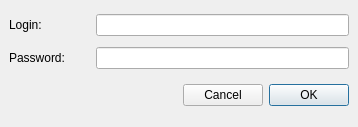
<ui version="4.0" >
 <author></author>
 <comment></comment>
 <exportmacro></exportmacro>
 <class>LoginPasswordDialog</class>
 <widget class="QDialog" name="LoginPasswordDialog" >
  <property name="geometry" >
   <rect>
    <x>0</x>
    <y>0</y>
    <width>358</width>
    <height>127</height>
   </rect>
  </property>
  <layout class="QGridLayout" >
   <property name="margin" >
    <number>9</number>
   </property>
   <property name="spacing" >
    <number>6</number>
   </property>
   <item row="0" column="0" >
    <widget class="QLabel" name="label" >
     <property name="text" >
      <string>Login:</string>
     </property>
    </widget>
   </item>
   <item row="1" column="0" >
    <widget class="QLabel" name="label_2" >
     <property name="text" >
      <string>Password:</string>
     </property>
    </widget>
   </item>
   <item row="1" column="1" colspan="3" >
    <widget class="QLineEdit" name="password" >
     <property name="echoMode" >
      <enum>QLineEdit::Password</enum>
     </property>
    </widget>
   </item>
   <item row="0" column="1" colspan="3" >
    <widget class="QLineEdit" name="login" />
   </item>
   <item row="2" column="3" >
    <widget class="QPushButton" name="okButton" >
     <property name="text" >
      <string>OK</string>
     </property>
     <property name="default" >
      <bool>true</bool>
     </property>
    </widget>
   </item>
   <item row="2" column="0" colspan="2" >
    <spacer>
     <property name="orientation" >
      <enum>Qt::Horizontal</enum>
     </property>
     <property name="sizeHint" >
      <size>
       <width>175</width>
       <height>31</height>
      </size>
     </property>
    </spacer>
   </item>
   <item row="2" column="2" >
    <widget class="QPushButton" name="cancelButton" >
     <property name="text" >
      <string>Cancel</string>
     </property>
    </widget>
   </item>
  </layout>
 </widget>
 <pixmapfunction></pixmapfunction>
 <tabstops>
  <tabstop>login</tabstop>
  <tabstop>password</tabstop>
  <tabstop>okButton</tabstop>
  <tabstop>cancelButton</tabstop>
 </tabstops>
 <resources/>
 <connections>
  <connection>
   <sender>okButton</sender>
   <signal>clicked()</signal>
   <receiver>LoginPasswordDialog</receiver>
   <slot>accept()</slot>
   <hints>
    <hint type="sourcelabel" >
     <x>278</x>
     <y>253</y>
    </hint>
    <hint type="destinationlabel" >
     <x>96</x>
     <y>254</y>
    </hint>
   </hints>
  </connection>
  <connection>
   <sender>cancelButton</sender>
   <signal>clicked()</signal>
   <receiver>LoginPasswordDialog</receiver>
   <slot>reject()</slot>
   <hints>
    <hint type="sourcelabel" >
     <x>369</x>
     <y>253</y>
    </hint>
    <hint type="destinationlabel" >
     <x>179</x>
     <y>282</y>
    </hint>
   </hints>
  </connection>
 </connections>
</ui>
